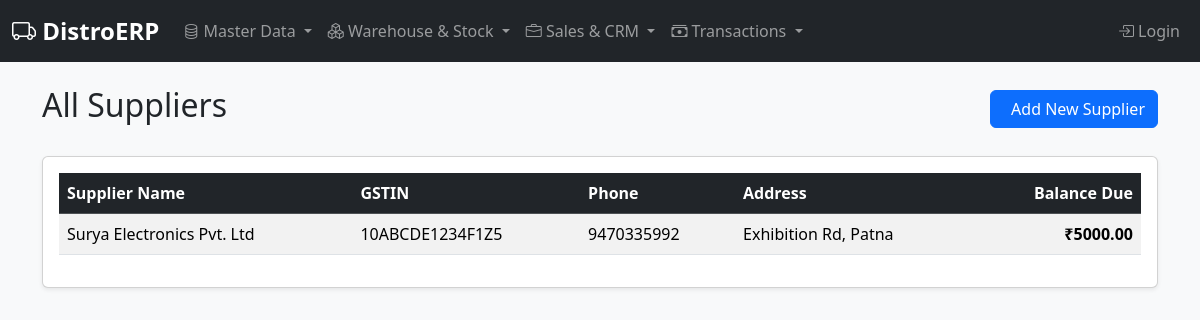
Before: /suppliers with the older database file.
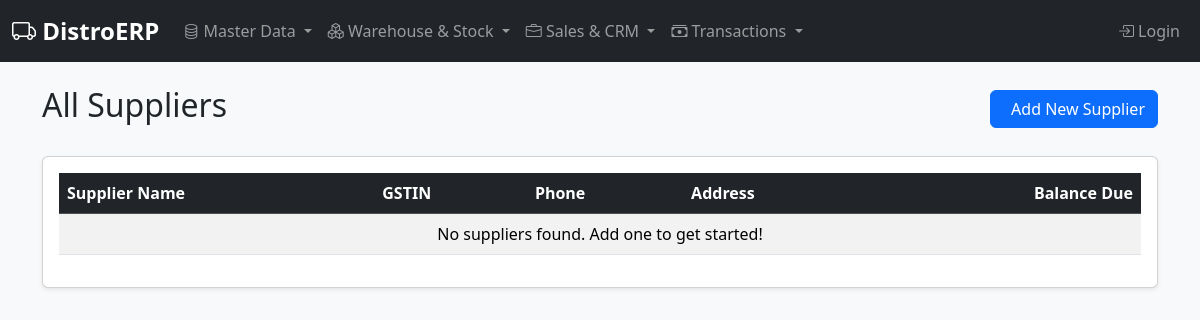
After: the same page with the newer database file.
### erp/models.py (models this page shows)
class Supplier(db.Model):
    id = db.Column(db.Integer, primary_key=True)
    name = db.Column(db.String(100), nullable=False, unique=True)
    gstin = db.Column(db.String(15), unique=True)
    address = db.Column(db.Text)
    phone = db.Column(db.String(15))
    balance = db.Column(db.Float, default=0.0, nullable=False)
    purchase_orders = db.relationship('PurchaseOrder', backref='supplier', lazy=True)

### erp/routes.py (the view)
@bp.route('/suppliers')
def suppliers_list():
    suppliers = Supplier.query.order_by(Supplier.name).all()
    return render_template('suppliers_list.html', suppliers=suppliers)

### erp/templates/suppliers_list.html (shortened to what this page needs)
{% extends "base.html" %}
{% block content %}
<div class="container mt-4">
    <div class="d-flex justify-content-between align-items-center mb-4">
        <h1 class="h2">All Suppliers</h1>
        <a href="{{ url_for('main.add_supplier') }}" class="btn btn-primary">
            Add New Supplier
        </a>
    </div>
    <div class="card">
        <div class="card-body">
            <div class="table-responsive">
                <table class="table table-striped table-hover">
                    <thead class="table-dark">
                        <tr>
                            <th scope="col">Supplier Name</th>
                            <th scope="col">GSTIN</th>
                            <th scope="col">Phone</th>
                            <th scope="col">Address</th>
                            <th scope="col" class="text-end">Balance Due</th>
                        </tr>
                    </thead>
                    <tbody>
                        {% for supplier in suppliers %}
                        <tr>
                            <td>{{ supplier.name }}</td>
                            <td>{{ supplier.gstin or 'N/A' }}</td>
                            <td>{{ supplier.phone or 'N/A' }}</td>
                            <td>{{ supplier.address or 'N/A' }}</td>
                            <td class="text-end fw-bold">
                                ₹{{ "%.2f"|format(supplier.balance) }}
                            </td>
                        </tr>
                        {% else %}
                        <tr>
                            <td colspan="5" class="text-center">No suppliers found. Add one to get started!</td>
                        </tr>
                        {% endfor %}
                    </tbody>
                </table>
            </div>
        </div>
    </div>
</div>
{% endblock %}

Changed rows visible on the page:
removed Supplier: name "Surya Electronics Pvt. Ltd", gstin "10ABCDE1234F1Z5", phone "9470335992", address "Exhibition Rd, Patna", balance "5000.00"
Other visible differences:
text now shown: "No suppliers found. Add one to get started!"
